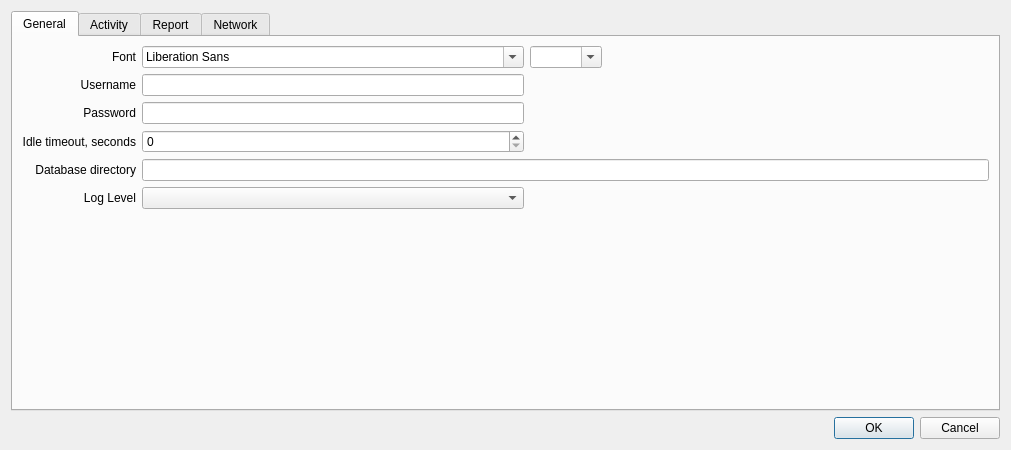
<?xml version="1.0" encoding="UTF-8"?>
<ui version="4.0">
 <class>Options</class>
 <widget class="QDialog" name="Options">
  <property name="windowModality">
   <enum>Qt::WindowModal</enum>
  </property>
  <property name="geometry">
   <rect>
    <x>0</x>
    <y>0</y>
    <width>1011</width>
    <height>450</height>
   </rect>
  </property>
  <property name="windowTitle">
   <string>Ergotime Options</string>
  </property>
  <layout class="QVBoxLayout" name="verticalLayout">
   <item>
    <widget class="QTabWidget" name="tabWidget">
     <property name="currentIndex">
      <number>0</number>
     </property>
     <widget class="QWidget" name="tab">
      <attribute name="title">
       <string>General</string>
      </attribute>
      <layout class="QGridLayout" name="gridLayout">
       <item row="1" column="0">
        <widget class="QLabel" name="label_2">
         <property name="text">
          <string>Username</string>
         </property>
         <property name="alignment">
          <set>Qt::AlignRight|Qt::AlignTrailing|Qt::AlignVCenter</set>
         </property>
        </widget>
       </item>
       <item row="0" column="4">
        <spacer name="horizontalSpacer">
         <property name="orientation">
          <enum>Qt::Horizontal</enum>
         </property>
         <property name="sizeHint" stdset="0">
          <size>
           <width>40</width>
           <height>20</height>
          </size>
         </property>
        </spacer>
       </item>
       <item row="5" column="2">
        <widget class="QComboBox" name="comboLoglevel">
         <property name="editable">
          <bool>false</bool>
         </property>
        </widget>
       </item>
       <item row="6" column="0">
        <spacer name="verticalSpacer">
         <property name="orientation">
          <enum>Qt::Vertical</enum>
         </property>
         <property name="sizeHint" stdset="0">
          <size>
           <width>20</width>
           <height>40</height>
          </size>
         </property>
        </spacer>
       </item>
       <item row="5" column="0">
        <widget class="QLabel" name="label_5">
         <property name="text">
          <string>Log Level</string>
         </property>
         <property name="alignment">
          <set>Qt::AlignRight|Qt::AlignTrailing|Qt::AlignVCenter</set>
         </property>
        </widget>
       </item>
       <item row="4" column="0">
        <widget class="QLabel" name="label_4">
         <property name="text">
          <string>Database directory</string>
         </property>
         <property name="alignment">
          <set>Qt::AlignRight|Qt::AlignTrailing|Qt::AlignVCenter</set>
         </property>
        </widget>
       </item>
       <item row="1" column="2">
        <widget class="QLineEdit" name="txtUsername"/>
       </item>
       <item row="0" column="0">
        <widget class="QLabel" name="label">
         <property name="text">
          <string>Font</string>
         </property>
         <property name="alignment">
          <set>Qt::AlignRight|Qt::AlignTrailing|Qt::AlignVCenter</set>
         </property>
        </widget>
       </item>
       <item row="0" column="2">
        <widget class="QFontComboBox" name="comboFontName"/>
       </item>
       <item row="4" column="2" colspan="3">
        <widget class="QLineEdit" name="txtDatabasedir"/>
       </item>
       <item row="3" column="0">
        <widget class="QLabel" name="label_3">
         <property name="text">
          <string>Idle timeout, seconds</string>
         </property>
         <property name="alignment">
          <set>Qt::AlignRight|Qt::AlignTrailing|Qt::AlignVCenter</set>
         </property>
        </widget>
       </item>
       <item row="2" column="0">
        <widget class="QLabel" name="label_6">
         <property name="text">
          <string>Password</string>
         </property>
         <property name="alignment">
          <set>Qt::AlignRight|Qt::AlignTrailing|Qt::AlignVCenter</set>
         </property>
        </widget>
       </item>
       <item row="2" column="2">
        <widget class="QLineEdit" name="txtPassword">
         <property name="toolTip">
          <string>If empty, user will be prompted for the password</string>
         </property>
        </widget>
       </item>
       <item row="3" column="2">
        <widget class="QSpinBox" name="spinIdleTimeout">
         <property name="accelerated">
          <bool>true</bool>
         </property>
         <property name="maximum">
          <number>3600</number>
         </property>
         <property name="value">
          <number>0</number>
         </property>
        </widget>
       </item>
       <item row="0" column="3">
        <widget class="QComboBox" name="comboFontSize">
         <property name="editable">
          <bool>true</bool>
         </property>
        </widget>
       </item>
      </layout>
     </widget>
     <widget class="QWidget" name="tab_2">
      <attribute name="title">
       <string>Activity</string>
      </attribute>
      <layout class="QGridLayout" name="gridLayout_2">
       <item row="0" column="2">
        <spacer name="horizontalSpacer_2">
         <property name="orientation">
          <enum>Qt::Horizontal</enum>
         </property>
         <property name="sizeHint" stdset="0">
          <size>
           <width>40</width>
           <height>20</height>
          </size>
         </property>
        </spacer>
       </item>
       <item row="0" column="0">
        <widget class="QLabel" name="label_7">
         <property name="text">
          <string>Periodic sync interval, in seconds</string>
         </property>
        </widget>
       </item>
       <item row="1" column="0">
        <spacer name="verticalSpacer_2">
         <property name="orientation">
          <enum>Qt::Vertical</enum>
         </property>
         <property name="sizeHint" stdset="0">
          <size>
           <width>20</width>
           <height>40</height>
          </size>
         </property>
        </spacer>
       </item>
       <item row="0" column="1">
        <widget class="QSpinBox" name="spinActivitySyncInterval">
         <property name="toolTip">
          <string>If zero, disabled</string>
         </property>
         <property name="maximum">
          <number>86400</number>
         </property>
        </widget>
       </item>
      </layout>
     </widget>
     <widget class="QWidget" name="tab_3">
      <attribute name="title">
       <string>Report</string>
      </attribute>
      <layout class="QGridLayout" name="gridLayout_3">
       <item row="0" column="0">
        <widget class="QLabel" name="label_8">
         <property name="text">
          <string>Periodic sync interval, in seconds</string>
         </property>
        </widget>
       </item>
       <item row="0" column="2">
        <spacer name="horizontalSpacer_3">
         <property name="orientation">
          <enum>Qt::Horizontal</enum>
         </property>
         <property name="sizeHint" stdset="0">
          <size>
           <width>185</width>
           <height>20</height>
          </size>
         </property>
        </spacer>
       </item>
       <item row="1" column="0">
        <spacer name="verticalSpacer_3">
         <property name="orientation">
          <enum>Qt::Vertical</enum>
         </property>
         <property name="sizeHint" stdset="0">
          <size>
           <width>20</width>
           <height>40</height>
          </size>
         </property>
        </spacer>
       </item>
       <item row="0" column="1">
        <widget class="QSpinBox" name="spinReportSyncInterval">
         <property name="toolTip">
          <string>If zero, disabled</string>
         </property>
         <property name="maximum">
          <number>86400</number>
         </property>
        </widget>
       </item>
      </layout>
     </widget>
     <widget class="QWidget" name="tab_4">
      <attribute name="title">
       <string>Network</string>
      </attribute>
      <layout class="QGridLayout" name="gridLayout_4">
       <item row="0" column="0">
        <widget class="QLabel" name="label_9">
         <property name="text">
          <string>Server URL</string>
         </property>
        </widget>
       </item>
       <item row="1" column="2">
        <widget class="QSpinBox" name="spinNetworkTimeout">
         <property name="minimum">
          <number>1</number>
         </property>
         <property name="maximum">
          <number>180</number>
         </property>
         <property name="value">
          <number>60</number>
         </property>
        </widget>
       </item>
       <item row="1" column="0">
        <widget class="QLabel" name="label_11">
         <property name="text">
          <string>Timeout</string>
         </property>
         <property name="alignment">
          <set>Qt::AlignRight|Qt::AlignTrailing|Qt::AlignVCenter</set>
         </property>
        </widget>
       </item>
       <item row="2" column="0">
        <spacer name="verticalSpacer_4">
         <property name="orientation">
          <enum>Qt::Vertical</enum>
         </property>
         <property name="sizeHint" stdset="0">
          <size>
           <width>20</width>
           <height>40</height>
          </size>
         </property>
        </spacer>
       </item>
       <item row="1" column="3">
        <spacer name="horizontalSpacer_5">
         <property name="orientation">
          <enum>Qt::Horizontal</enum>
         </property>
         <property name="sizeHint" stdset="0">
          <size>
           <width>40</width>
           <height>20</height>
          </size>
         </property>
        </spacer>
       </item>
       <item row="0" column="2" colspan="2">
        <widget class="QLineEdit" name="txtServerUrl"/>
       </item>
      </layout>
     </widget>
    </widget>
   </item>
   <item>
    <layout class="QHBoxLayout" name="horizontalLayout">
     <item>
      <spacer name="horizontalSpacer_4">
       <property name="orientation">
        <enum>Qt::Horizontal</enum>
       </property>
       <property name="sizeHint" stdset="0">
        <size>
         <width>40</width>
         <height>20</height>
        </size>
       </property>
      </spacer>
     </item>
     <item>
      <widget class="QPushButton" name="btnOk">
       <property name="text">
        <string>OK</string>
       </property>
      </widget>
     </item>
     <item>
      <widget class="QPushButton" name="btnCancel">
       <property name="text">
        <string>Cancel</string>
       </property>
      </widget>
     </item>
    </layout>
   </item>
  </layout>
 </widget>
 <tabstops>
  <tabstop>comboFontName</tabstop>
  <tabstop>txtUsername</tabstop>
  <tabstop>txtPassword</tabstop>
  <tabstop>txtDatabasedir</tabstop>
  <tabstop>comboLoglevel</tabstop>
  <tabstop>txtServerUrl</tabstop>
  <tabstop>btnOk</tabstop>
  <tabstop>btnCancel</tabstop>
  <tabstop>tabWidget</tabstop>
 </tabstops>
 <resources/>
 <connections/>
</ui>
